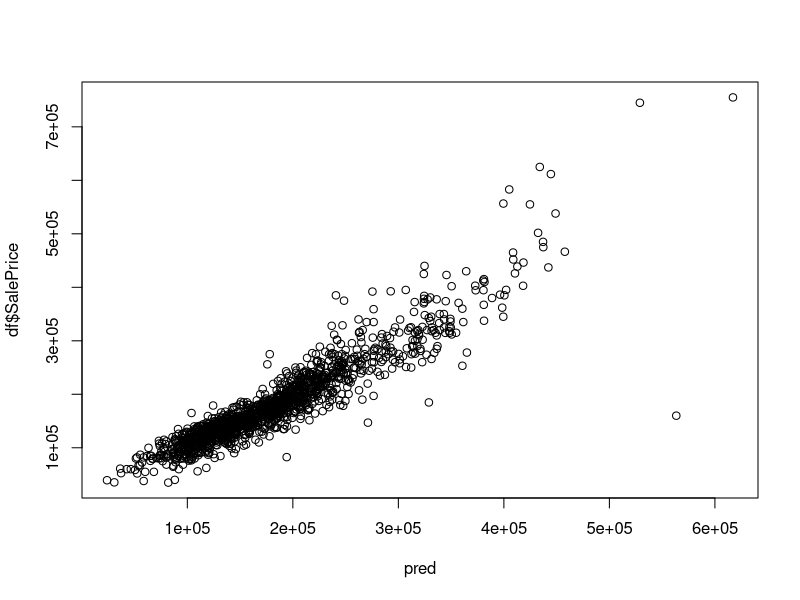
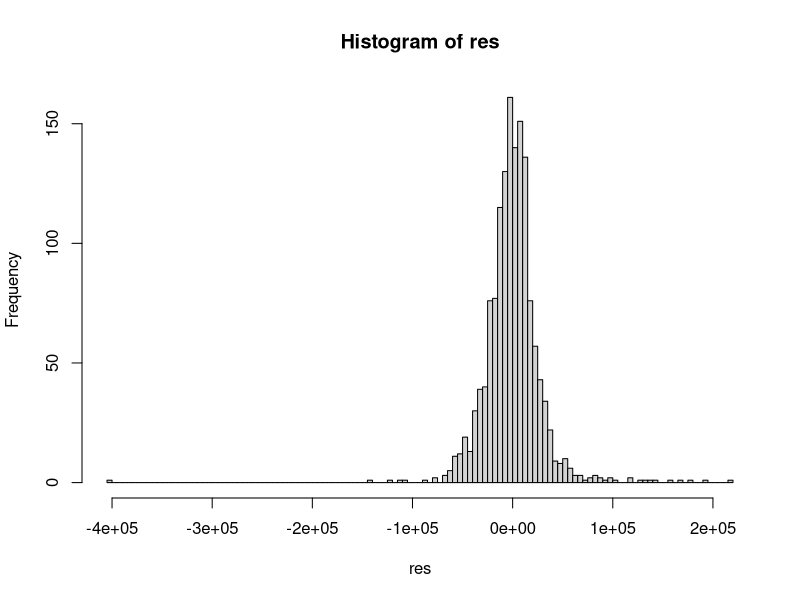
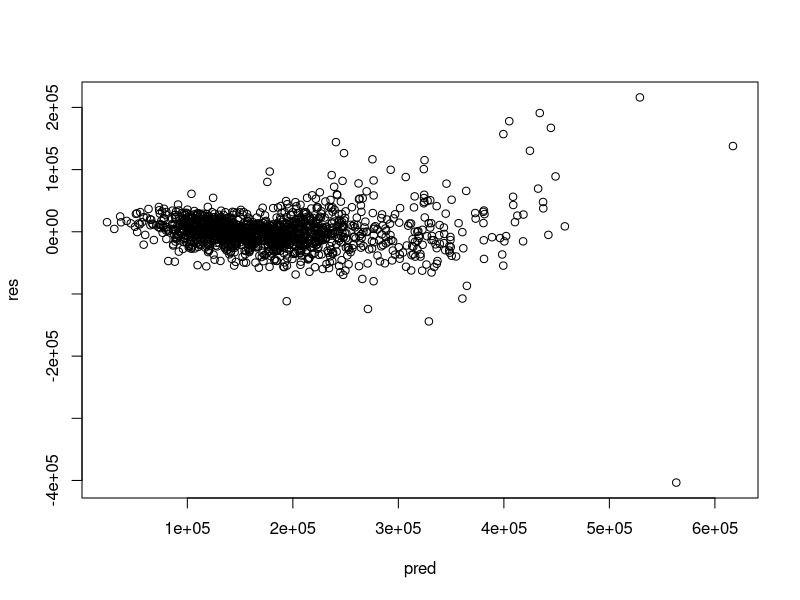

Here is the R script that generated these plots, in order: (Note: this script raises an error after producing the figures.)
setwd("D:/Work/Classes/base-analytics-master/data/house_prices")

df <- read.csv("data_important.csv")

library(MASS)

fit1 <- lm(SalePrice ~ 1,data=df)

fit2 <- lm(SalePrice ~ .,data=df)

fitfn <-stepAIC(fit1, scope=list(lower=fit1, upper=fit2),method="both")
summary(fitfn)

pred <- predict(fitfn)
res <- residuals(fitfn)

plot(pred,df$SalePrice)
hist(res,breaks=100)
plot(pred,res)

# rebuilding model by removing high leverage observations
# issues exist in the dataset because of a few highly priced houses
cd <- cooks.distance(fitfn)

dff <- df[cd < 4/(1460 - 29 - 1),]


fit1 <- lm(SalePrice ~ 1,data=dff)

fit2 <- lm(SalePrice ~ .,data=dff)

fitfn <-stepAIC(fit1, scope=list(lower=fit1, upper=fit2),method="both")
summary(fitfn)

pred <- predict(fitfn)
res <- residuals(fitfn)

plot(pred,dff$SalePrice)
hist(res,breaks=100)
plot(pred,res)

# Much better performance but some non-linearities persist. 
# Requires investigation one variable at a time

plot(dff$YearBuilt^2,pred)

dff$g1980 <- ifelse(dff$YearBuilt > 1985,1,0)
